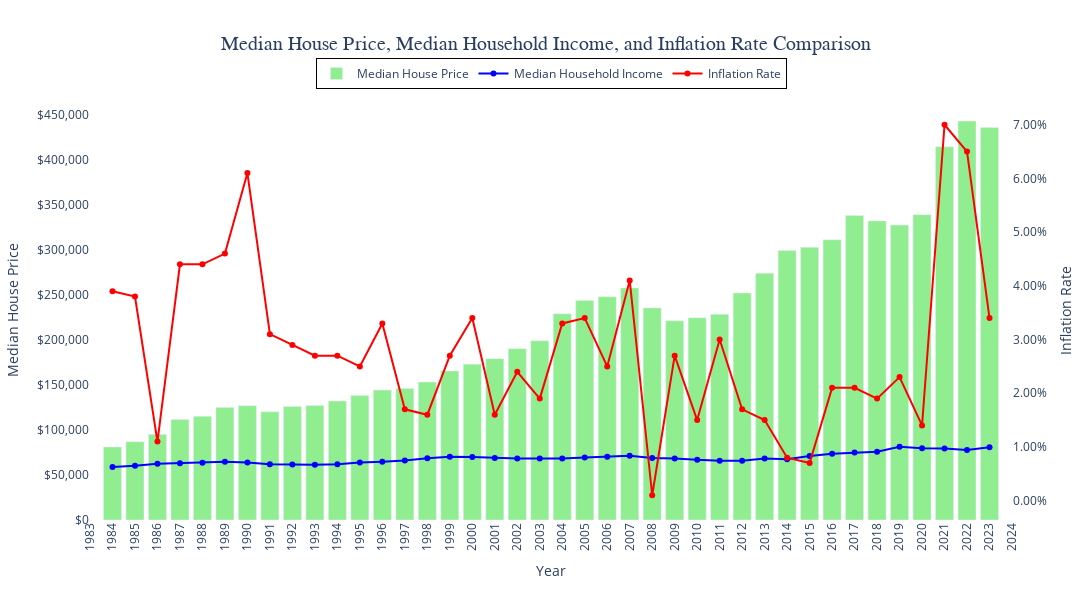

Notebook code cell kept with this figure:
### Markdown cell above
### **Create the same graph as above, but include a line for the Inflation Rate**

### Code cell
# Create the bar chart for Median House Price
bar_chart = go.Bar(x = combined_data_df["Year"],     # x-axis
                   y = combined_data_df["Median House Price"],     # y-axis
                   name = "Median House Price",     # bar_chart legend title
                   marker = dict(color = "lightgreen")     # Changes the color of the bars
                   )

# Create the line chart for Median Household Income
income_line_chart = go.Scatter(x = combined_data_df["Year"],     # x-axis
                               y = combined_data_df["Median Household Income"],     # y-axis
                               name = "Median Household Income",     # line_chart legend title
                               mode = "lines+markers",     # Creates a line chart with markers at each data point
                               marker = dict(color = "blue"),     # Changes the color of the line
                               )

# Create the line chart for Inflation Rate
inflation_line_chart = go.Scatter(x = combined_data_df["Year"],     # x-axis
                                  y = combined_data_df["Inflation Rate"],     # y-axis
                                  name = "Inflation Rate",     # inflation line chart legend title
                                  mode = "lines+markers",     # Creates a line chart with markers at each data point
                                  marker = dict(color = "red"),     # Changes the color of the line
                                  yaxis = "y2"  # Use a secondary y-axis for inflation
                                  )

# Create the layout with a secondary y-axis for Inflation Rate
layout = go.Layout(title = "Median House Price, Median Household Income, and Inflation Rate Comparison",
                   xaxis = dict(title = "Year", 
                                tickangle = -90,     # Rotate tick labels to vertical
                                dtick = 1,     # Set the increment for x-axis ticks (1 year)
                                range = [1983, 2024]),     # Set the beginning and end values for the x-axis range
                   plot_bgcolor = "white",     # Set plot area background color
                   title_x = 0.5,    # Center the title
                   title_font = dict(size = 20, family = "Arial, bold"),     # Set the title font size and style
                   width = 1200,
                   height = 600,
                   yaxis = dict(title = "Median House Price", side = "left", tickformat = "$,.0f"),     # Format for y-axis
                   yaxis2 = dict(title = "Inflation Rate", overlaying = "y", side = "right", tickformat = ".2%"),  # Secondary y-axis for Inflation Rate
                   legend = dict(x = 0.5, y = 1.1,     # Position the legend
                                 xanchor = "center",     # Center the legend horizontally
                                 yanchor = "top",     # Anchor the legend to the bottom
                                 orientation = "h",     # Horizontal orientation
                                 bordercolor = "Black",     # Border color of the legend
                                 borderwidth = 1  # Border width of the legend
                                 )
                  )

# Create the figure with all three charts
combo_fig = go.Figure(data = [bar_chart, income_line_chart, inflation_line_chart], layout = layout)

# Show the figure
combo_fig.show()

### Figure 1 — Plotly figure (JSON) as saved in the notebook; plotly's stock layout.template omitted (floating-point values rounded to 4 significant figures)
{"data": [{"marker": {"color": "lightgreen"}, "name": "Median House Price", "type": "bar", "x": [1984, 1985, 1986, 1987, 1988, 1989, 1990, 1991, 1992, 1993, 1994, 1995, 1996, 1997, 1998, 1999, 2000, 2001, 2002, 2003, 2004, 2005, 2006, 2007, 2008, 2009, 2010, 2011, 2012, 2013, 2014, 2015, 2016, 2017, 2018, 2019, 2020, 2021, 2022, 2023], "y": [81000, 86800, 95000, 111500, 115000, 124800, 126800, 120000, 126000, 127000, 132000, 138000, 144100, 145800, 153000, 165300, 172900, 179000, 190100, 198800, 228800, 243600, 247700, 257400, 235300, 220900, 224300, 228100, 251700, 273600, 298900, 302500, 310900, 337900, 331800, 327100, 338600, 414000, 442600, 435400]}, {"marker": {"color": "blue"}, "mode": "lines+markers", "name": "Median Household Income", "type": "scatter", "x": [1984, 1985, 1986, 1987, 1988, 1989, 1990, 1991, 1992, 1993, 1994, 1995, 1996, 1997, 1998, 1999, 2000, 2001, 2002, 2003, 2004, 2005, 2006, 2007, 2008, 2009, 2010, 2011, 2012, 2013, 2014, 2015, 2016, 2017, 2018, 2019, 2020, 2021, 2022, 2023], "y": [58930, 60050, 62280, 63060, 63530, 64610, 63830, 61960, 61450, 61150, 61800, 63770, 64710, 66050, 68470, 70210, 70020, 68870, 68310, 68350, 68250, 69310, 70080, 71210, 68780, 68340, 66730, 65750, 65740, 68220, 67360, 71000, 73520, 74810, 75790, 81210, 79560, 79260, 77540, 80610]}, {"marker": {"color": "red"}, "mode": "lines+markers", "name": "Inflation Rate", "type": "scatter", "x": [1984, 1985, 1986, 1987, 1988, 1989, 1990, 1991, 1992, 1993, 1994, 1995, 1996, 1997, 1998, 1999, 2000, 2001, 2002, 2003, 2004, 2005, 2006, 2007, 2008, 2009, 2010, 2011, 2012, 2013, 2014, 2015, 2016, 2017, 2018, 2019, 2020, 2021, 2022, 2023], "y": [0.039, 0.038, 0.011, 0.044, 0.044, 0.046, 0.061, 0.031, 0.029, 0.027, 0.027, 0.025, 0.033, 0.017, 0.016, 0.027, 0.034, 0.016, 0.024, 0.019, 0.033, 0.034, 0.025, 0.041, 0.001, 0.027, 0.015, 0.03, 0.017, 0.015, 0.008, 0.007, 0.021, 0.021, 0.019, 0.023, 0.014, 0.07, 0.065, 0.034], "yaxis": "y2"}], "layout": {"height": 600, "legend": {"bordercolor": "Black", "borderwidth": 1, "orientation": "h", "x": 0.5, "xanchor": "center", "y": 1.1, "yanchor": "top"}, "plot_bgcolor": "white", "title": {"font": {"family": "Arial, bold", "size": 20}, "text": "Median House Price, Median Household Income, and Inflation Rate Comparison", "x": 0.5}, "width": 1200, "xaxis": {"dtick": 1, "range": [1983, 2024], "tickangle": -90, "title": {"text": "Year"}, "type": "linear"}, "yaxis": {"autorange": true, "range": [0, 465900.0], "side": "left", "tickformat": "$,.0f", "title": {"text": "Median House Price"}, "type": "linear"}, "yaxis2": {"autorange": true, "overlaying": "y", "range": [-0.003609, 0.07461], "side": "right", "tickformat": ".2%", "title": {"text": "Inflation Rate"}, "type": "linear"}}}
